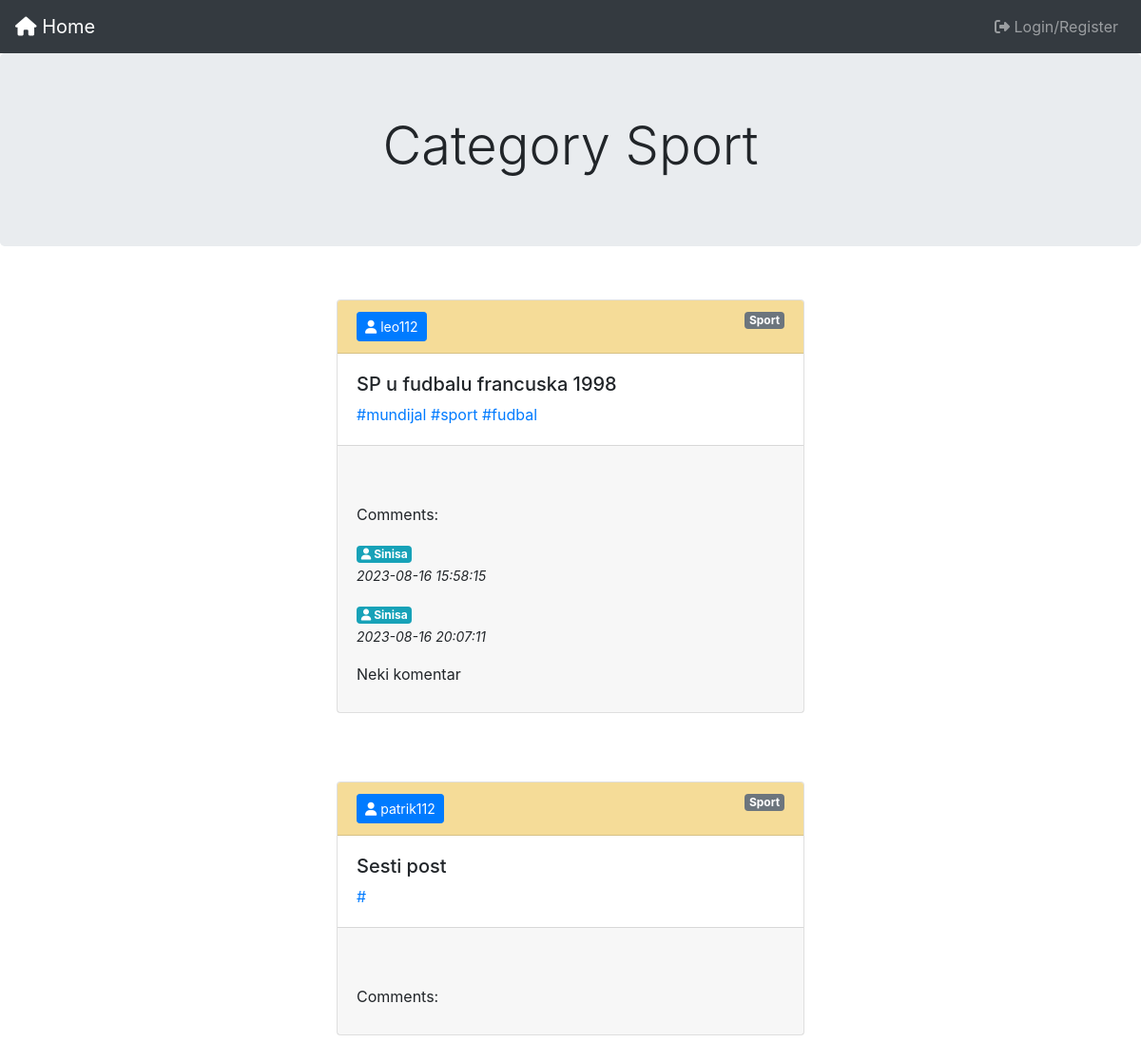
/category.php?id=1, run on the app's committed database.
### tables this page shows
CREATE TABLE IF NOT EXISTS `categories` (
  `id` int NOT NULL AUTO_INCREMENT,
  `name` varchar(40) NOT NULL,
  PRIMARY KEY (`id`)
);

CREATE TABLE IF NOT EXISTS `posts` (
  `id` int NOT NULL AUTO_INCREMENT,
  `post` longtext NOT NULL,
  `category_id` int NOT NULL,
  `user_id` int NOT NULL,
  `tags` longtext,
  `created_at` datetime NOT NULL,
  PRIMARY KEY (`id`),
  KEY `posts_ibfk_1` (`category_id`),
  KEY `posts_ibfk_2` (`user_id`)
);

CREATE TABLE IF NOT EXISTS `users` (
  `id` int NOT NULL AUTO_INCREMENT,
  `name` varchar(40) NOT NULL,
  `surname` varchar(40) NOT NULL,
  `userName` varchar(40) NOT NULL,
  `email` varchar(40) NOT NULL,
  `password` varchar(40) NOT NULL,
  PRIMARY KEY (`id`)
);

CREATE TABLE IF NOT EXISTS `comments` (
  `id` int NOT NULL AUTO_INCREMENT,
  `comment` longtext NOT NULL,
  `post_id` int NOT NULL,
  `user_id` int NOT NULL,
  `created_at` datetime DEFAULT NULL,
  `status` tinyint NOT NULL,
  PRIMARY KEY (`id`),
  KEY `comments_ibfk_1` (`user_id`),
  KEY `comments_ibfk_2` (`post_id`)
);

### bootstrap.php (called while the page is built, shortened)
<?php
require_once "partials/header.php";
$config = require "config.php";
$db = Connection::connect($config['database']);
require "classes/QueryBuilder.php";
require "classes/Category.php";
require "classes/Post.php";
require "classes/Comment.php";
$post = new Post($db);
$comment = new Comment($db);
?>

### classes/QueryBuilder.php (called while the page is built, shortened)
<?php
class QueryBuilder {
    function __construct($db){
        $this->db=$db;
    }
}
?>

### classes/Post.php (called while the page is built, shortened)
<?php
class Post extends QueryBuilder {
   public function categoryFromId($id){
    $sql = "SELECT posts.id,posts.post,posts.category_id,posts.user_id,posts.tags,posts.created_at,categories.name,users.userName FROM posts INNER JOIN categories ON posts.category_id=categories.id INNER JOIN users ON posts.user_id=users.id  WHERE posts.category_id=? ";
    $query1 = $this->db->prepare($sql);
    $query1->execute([$id]);
    $result = $query1->fetchAll(PDO::FETCH_OBJ);
    return $result;
   }
}
?>

### classes/Comment.php (called while the page is built, shortened)
<?php
class Comment extends QueryBuilder {
    public function allComments(){
        $sql = "SELECT comments.comment,comments.created_at,comments.post_id,comments.user_id,users.name,posts.id FROM comments INNER JOIN posts ON comments.post_id = posts.id INNER JOIN users ON comments.user_id = users.id";
        $query1 = $this->db->prepare($sql);
        $query1->execute();
        $result = $query1->fetchAll(PDO::FETCH_OBJ);
        return $result;
    }
}
?>

### card.php (the view, shortened to what this page needs)
<?php $comments = $comment->allComments()?>
<?php foreach ($allPosts as $post): ?>
    <div class="card m-4" >
        <div class="card-header" style="background-color: #f5dc98;">
            <a href="user.php?id=<?php echo $post->user_id ?>" class="btn btn-primary btn-sm float-left"><i class="fa fa-user" aria-hidden="true"></i> <?php echo $post->userName ?></a>
            <a href="category.php?id=<?php echo $post->category_id ?>" class="badge badge-secondary btn-sm float-right"><?php echo $post->name ?></a>
        </div>
        <div class="card-body">
            <h5><?php echo $post->post ?></h5>
            <?php
             $tags = $post->tags;
             $tag = explode(',',$tags);
             ?>
            <?php foreach ($tag as $t): ?>
                <a href="tags.php?tags=<?php echo $t ?>"><?php echo "#".$t ?></a>
            <?php endforeach ?>
        </div>
        <div class="card-footer">
            <?php if(isset($_SESSION['loggedUser']) && $post->user_id == $_SESSION['loggedUser']->id): ?>
                <a href="delete.php?id=<?php echo $post->id ?>" class="badge badge-danger btn-sm float-left"><i class="fa fa-trash-o" aria-hidden="true"></i> Delete</a>
                <a href="update.view.php?id=<?php echo $post->id ?>" class="badge badge-warning btn-sm float-right"><i class="fa fa-pencil" aria-hidden="true"></i> Update</a>
            <?php endif ?><br><br>
            <p>Comments:</p>
            <?php foreach ($comments as $comment): ?>
                <?php if($comment->post_id == $post->id): ?>
                    <a href="user.php?id=<?php echo $comment->user_id ?>" class="badge badge-info"><i class="fa fa-user" aria-hidden="true"></i> <?php echo $comment->name ?></a>
                    <p><small><i><?php echo $comment->created_at ?></i></small></p>
                    <p><?php echo $comment->comment ?></p>
                <?php endif ?>
            <?php endforeach ?>
        </div>
</div><br>
<?php endforeach ?>

### category.php (shortened to what this page needs)
<?php require_once "bootstrap.php" ?>
<?php
$id = $_GET['id'];
$allPosts = $post->categoryFromId($id);
?>
<div class="jumbotron text-center">
    <h5 class="display-4">Category <?php echo $allPosts[0]->name ?></h5>
</div>
<div class="container">
    <div class="row">
        <div class="col-6 offset-3">
            <?php require_once "card.php" ?>
        </div>
    </div>
</div>

### data on the page
categories: name "Sport"
posts: user.userName "leo112", category.name "Sport", post "SP u fudbalu francuska 1998", tags "mundijal", tags "sport", tags "fudbal"
comments: user.name "Sinisa", created_at "2023-08-16 15:58:15"
comments: user.name "Sinisa", created_at "2023-08-16 20:07:11", comment "Neki komentar"
posts: user.userName "patrik112", category.name "Sport", post "Sesti post"
